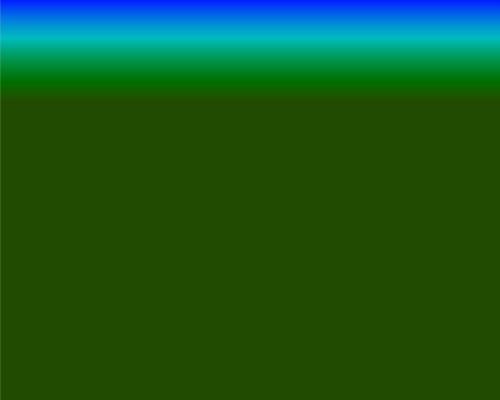
Frame 1 (no input)
Frame 60 (the mouse pressed at the canvas centre just before this capture): identical to frame 1, image omitted
Frame 120 (the mouse held since frame 60 and released just before this capture): identical to frame 1, image omitted

The Processing sketch that drew this single still picture (run headless with seeded random() and noise(); from frame 60 on, the mouse is pressed at the canvas centre):

// Processing sketch: cringelings_lerpColor_por_Ejemplo
// ── cringelings_lerpColor_por_Ejemplo.pde
// Universidad del Desarrollo - Facultad de Diseño - Diseño Digital - 6to semestre
// Expresión Digital II
// cringelings - lerpcolor

/*
 lerpColor calcula uno o más colores entre dos coloresen un incremento específico.
 El parámetro o variable es la cantidad que se debe interponer/introducir
 entre los dos valores en el cual 0.0 es igual al primer punto o parámetro,
 0.1 está situado bastante cerca del primer punto, 0.5 es la mitad,
 y así hasta llegar a 1.0 */

/*
 El parámetro o calor de amt es la cantidad que se interpola entre
 los dos valores en el cual 0.0 es c1, c2 es 1.0 y 0.5 es la mitad.
 Si se tiene un valor menor a 0 se efectuará como 0 al igual que los
 valores mayores a 1, se limitarán solo a 1
 */

/*
 Es un comportamiento diferente a lerp(); pero al mismo tiempo
 necesario ya que cierto número fuera de rango, mostrarían colores
 extraños o inesperados.
 */


/*
 Parámetros a utilizar:
 c1 - int - Valor de color 1 - Interpolar desde este color.
 c2 - int - Valor de color 2 - Interpola hasta este color - Interpolar a este color.
 cantidad (amt: amount)- float - Es un numero cualquiera entre 0.0 y 1.0.
 
 Sintaxis:
 lerpColor(c2, c2, amt);
 */

/*
 colorMode(); Cambia la forma en que el procesamiento interpreta los datos de color.
 Color HSB: Define colores en función de las tres propiedades del color:
 Matiz.
 Luminosidad.
 Saturación.
 Color RGB: Modelo de color basado en la síntesis aditiva. Sus siglas en inglés son:
 R: Red.
 G: Green.
 B: Blue.
 */

color color1;
color color2;
float c = 0;

void setup() {
  size(500, 400);
  colorMode(HSB, 100);

  color1 = color(random(100), 100, 100);
  color2 = color(random(100), 100, 30);

  /* 
   Para ejemplo inicial
   fill(c1);
   rect(0, 0, width, 20);
   
   fill(c2);
   rect(0, height-20, width, 20);
   */

  /*  
   c1 = color(r, g, b);
   c2 = color(r, g, b);
   random(100) = random, se elige uno entre 100 colores.
   Diferentes colores random o pueden ser el mismo color pero uno más oscuro.
   c1 = color(random(100), 100, 100); b = más claro.
   c2 = color(random(100), 100, 30);  b = más oscuro.
   */
   

  //for loop Que vaya desde arriba del canvas hacia la base del canvas.
  for (int y = 0; y < height; y++) {                // y = top
    color newc = lerpColor(color1, color2, c);      // Para amt, se necesita una variable float entre 0.0 y 1.0
    stroke(newc);                                   // new c = new color entre color1 y color2.
    line(0, y, width, y);
    c += 0.01;
  }
}

void draw() {
}


/* Al verse extraño, medio cortado, se le agrega un map, el cual hace que se vea una desgradación más conforme y lineal
 Otro Programa Processing cringelings_lerpColor_por_Ejemplo1)
 */
